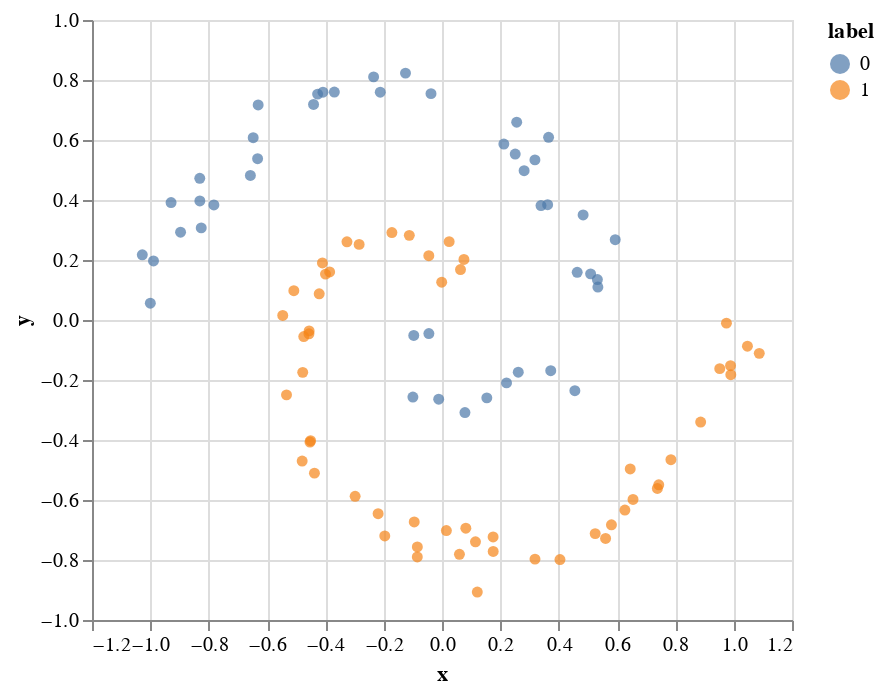

The cell this chart's notebook holds for it:
### Code cell
points, labels = make_spirals(100, noise_std=0.05)
df = pd.DataFrame({'x': points[:, 0], 'y': points[:, 1], 'label': labels})
chart = alt.Chart(df, width=350, height=300).mark_circle().encode(x='x', y='y', color='label:N')
chart.save('two_spirals.html')
chart

### Figure 1 — Vega-Lite specification as saved in the notebook (floating-point values rounded to 4 significant figures)
{"config": {"view": {"continuousWidth": 400, "continuousHeight": 300}}, "data": {"name": "data-91bed7f3fbdd8e9389294f0a59461b9f"}, "mark": "circle", "encoding": {"color": {"type": "nominal", "field": "label"}, "x": {"type": "quantitative", "field": "x"}, "y": {"type": "quantitative", "field": "y"}}, "height": 300, "width": 350, "$schema": "https://vega.github.io/schema/vega-lite/v4.8.1.json", "datasets": {"data-91bed7f3fbdd8e9389294f0a59461b9f": [{"x": -0.04505, "y": -0.04509, "label": 0}, {"x": -0.09677, "y": -0.05147, "label": 0}, {"x": -0.001013, "y": 0.1261, "label": 1}, {"x": 0.0634, "y": 0.1681, "label": 1}, {"x": -0.09981, "y": -0.2568, "label": 0}, {"x": 0.02456, "y": 0.2612, "label": 1}, {"x": 0.07521, "y": 0.2019, "label": 1}, {"x": -0.01136, "y": -0.2638, "label": 0}, {"x": -0.04523, "y": 0.2143, "label": 1}, {"x": 0.0787, "y": -0.3084, "label": 0}, {"x": -0.1121, "y": 0.2821, "label": 1}, {"x": 0.1537, "y": -0.2596, "label": 0}, {"x": -0.2841, "y": 0.2521, "label": 1}, {"x": -0.1718, "y": 0.2917, "label": 1}, {"x": 0.2212, "y": -0.2096, "label": 0}, {"x": 0.2615, "y": -0.1741, "label": 0}, {"x": -0.3258, "y": 0.2605, "label": 1}, {"x": -0.3853, "y": 0.1603, "label": 1}, {"x": 0.3728, "y": -0.1689, "label": 0}, {"x": 0.4556, "y": -0.2356, "label": 0}, {"x": -0.508, "y": 0.09774, "label": 1}, {"x": -0.41, "y": 0.1902, "label": 1}, {"x": -0.3994, "y": 0.1529, "label": 1}, {"x": -0.421, "y": 0.08744, "label": 1}, {"x": -0.4562, "y": -0.04615, "label": 1}, {"x": -0.4556, "y": -0.03628, "label": 1}, {"x": -0.5461, "y": 0.01518, "label": 1}, {"x": 0.5327, "y": 0.1349, "label": 0}, {"x": -0.4739, "y": -0.05532, "label": 1}, {"x": 0.5344, "y": 0.1097, "label": 0}, {"x": 0.4635, "y": 0.159, "label": 0}, {"x": 0.5095, "y": 0.1538, "label": 0}, {"x": -0.4775, "y": -0.1745, "label": 1}, {"x": -0.5331, "y": -0.2495, "label": 1}, {"x": 0.5939, "y": 0.2678, "label": 0}, {"x": 0.4838, "y": 0.3503, "label": 0}, {"x": 0.3394, "y": 0.3814, "label": 0}, {"x": -0.4526, "y": -0.407, "label": 1}, {"x": -0.4506, "y": -0.4022, "label": 1}, {"x": 0.3621, "y": 0.3845, "label": 0}, {"x": -0.4795, "y": -0.4702, "label": 1}, {"x": 0.3186, "y": 0.5337, "label": 0}, {"x": -0.4374, "y": -0.5105, "label": 1}, {"x": -0.2978, "y": -0.5878, "label": 1}, {"x": 0.3654, "y": 0.6091, "label": 0}, {"x": 0.2816, "y": 0.4978, "label": 0}, {"x": 0.251, "y": 0.5531, "label": 0}, {"x": -0.219, "y": -0.6458, "label": 1}, {"x": 0.2561, "y": 0.6594, "label": 0}, {"x": -0.1962, "y": -0.7199, "label": 1}, {"x": 0.2121, "y": 0.5864, "label": 0}, {"x": -0.09524, "y": -0.6732, "label": 1}, {"x": -0.08468, "y": -0.7897, "label": 1}, {"x": -0.08456, "y": -0.7565, "label": 1}, {"x": 0.01496, "y": -0.7019, "label": 1}, {"x": 0.05979, "y": -0.781, "label": 1}, {"x": -0.03773, "y": 0.7545, "label": 0}, {"x": 0.08172, "y": -0.6941, "label": 1}, {"x": 0.1148, "y": -0.7395, "label": 1}, {"x": 0.121, "y": -0.907, "label": 1}, {"x": 0.1755, "y": -0.7714, "label": 1}, {"x": 0.1752, "y": -0.7232, "label": 1}, {"x": -0.1251, "y": 0.823, "label": 0}, {"x": -0.2117, "y": 0.7593, "label": 0}, {"x": -0.2345, "y": 0.8104, "label": 0}, {"x": 0.3189, "y": -0.797, "label": 1}, {"x": 0.4045, "y": -0.7987, "label": 1}, {"x": -0.4082, "y": 0.7593, "label": 0}, {"x": -0.3691, "y": 0.76, "label": 0}, {"x": -0.4265, "y": 0.753, "label": 0}, {"x": -0.4404, "y": 0.7185, "label": 0}, {"x": 0.5252, "y": -0.7121, "label": 1}, {"x": 0.5609, "y": -0.7281, "label": 1}, {"x": 0.5809, "y": -0.6826, "label": 1}, {"x": -0.6303, "y": 0.7168, "label": 0}, {"x": 0.627, "y": -0.6334, "label": 1}, {"x": -0.6473, "y": 0.6076, "label": 0}, {"x": 0.6549, "y": -0.5981, "label": 1}, {"x": 0.7432, "y": -0.5495, "label": 1}, {"x": -0.6322, "y": 0.5376, "label": 0}, {"x": 0.7384, "y": -0.5614, "label": 1}, {"x": 0.6453, "y": -0.4965, "label": 1}, {"x": -0.8305, "y": 0.4725, "label": 0}, {"x": -0.657, "y": 0.4817, "label": 0}, {"x": -0.782, "y": 0.3836, "label": 0}, {"x": 0.7849, "y": -0.4658, "label": 1}, {"x": -0.8302, "y": 0.3967, "label": 0}, {"x": 0.8868, "y": -0.3402, "label": 1}, {"x": -0.9289, "y": 0.3914, "label": 0}, {"x": -0.8255, "y": 0.3071, "label": 0}, {"x": -0.8963, "y": 0.2925, "label": 0}, {"x": 0.9523, "y": -0.1621, "label": 1}, {"x": -1.028, "y": 0.2172, "label": 0}, {"x": 0.9893, "y": -0.1523, "label": 1}, {"x": 0.9902, "y": -0.1824, "label": 1}, {"x": -0.9892, "y": 0.1969, "label": 0}, {"x": 1.088, "y": -0.1112, "label": 1}, {"x": 1.047, "y": -0.08725, "label": 1}, {"x": -1.0, "y": 0.05614, "label": 0}, {"x": 0.9752, "y": -0.01048, "label": 1}]}}
